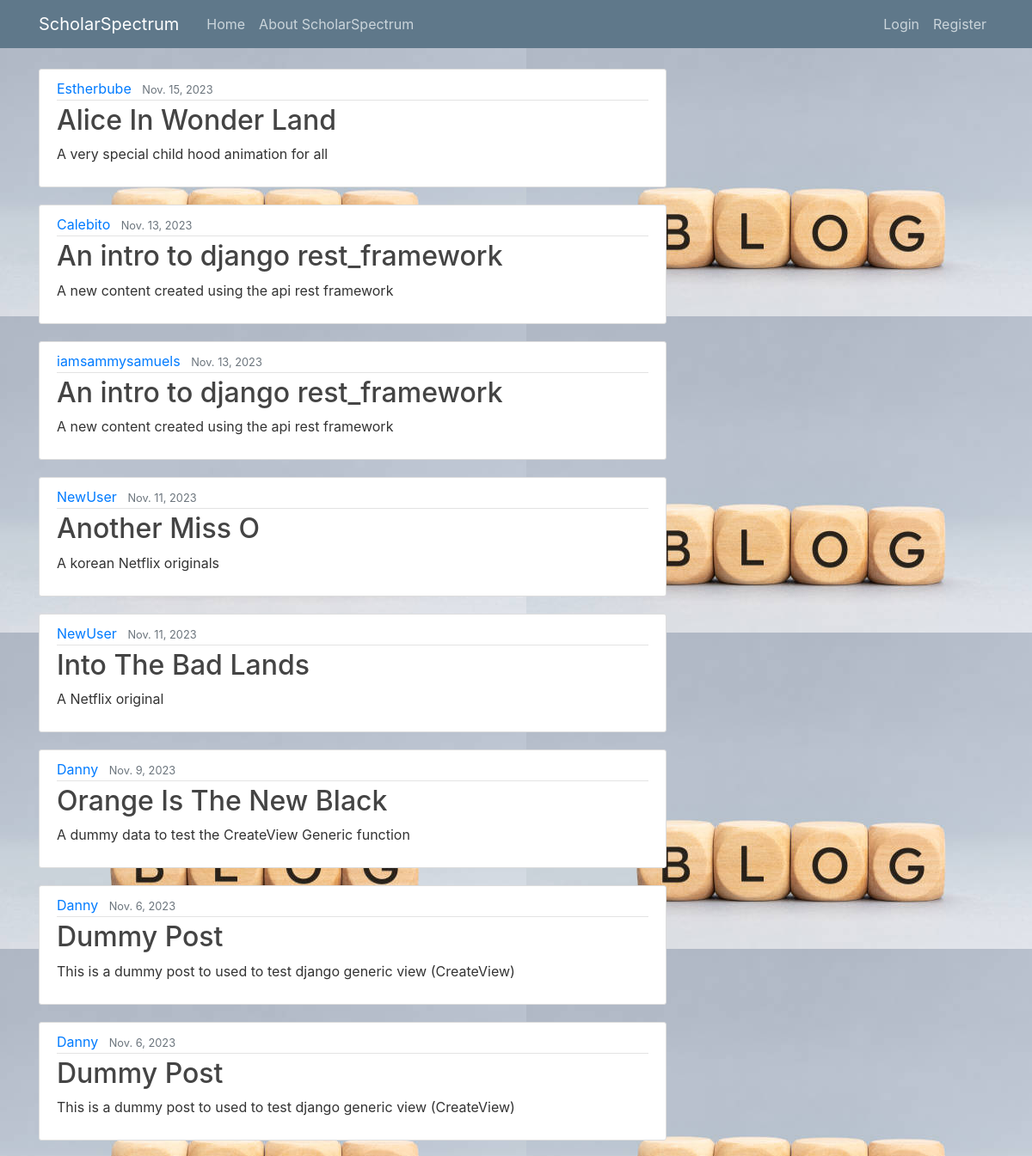
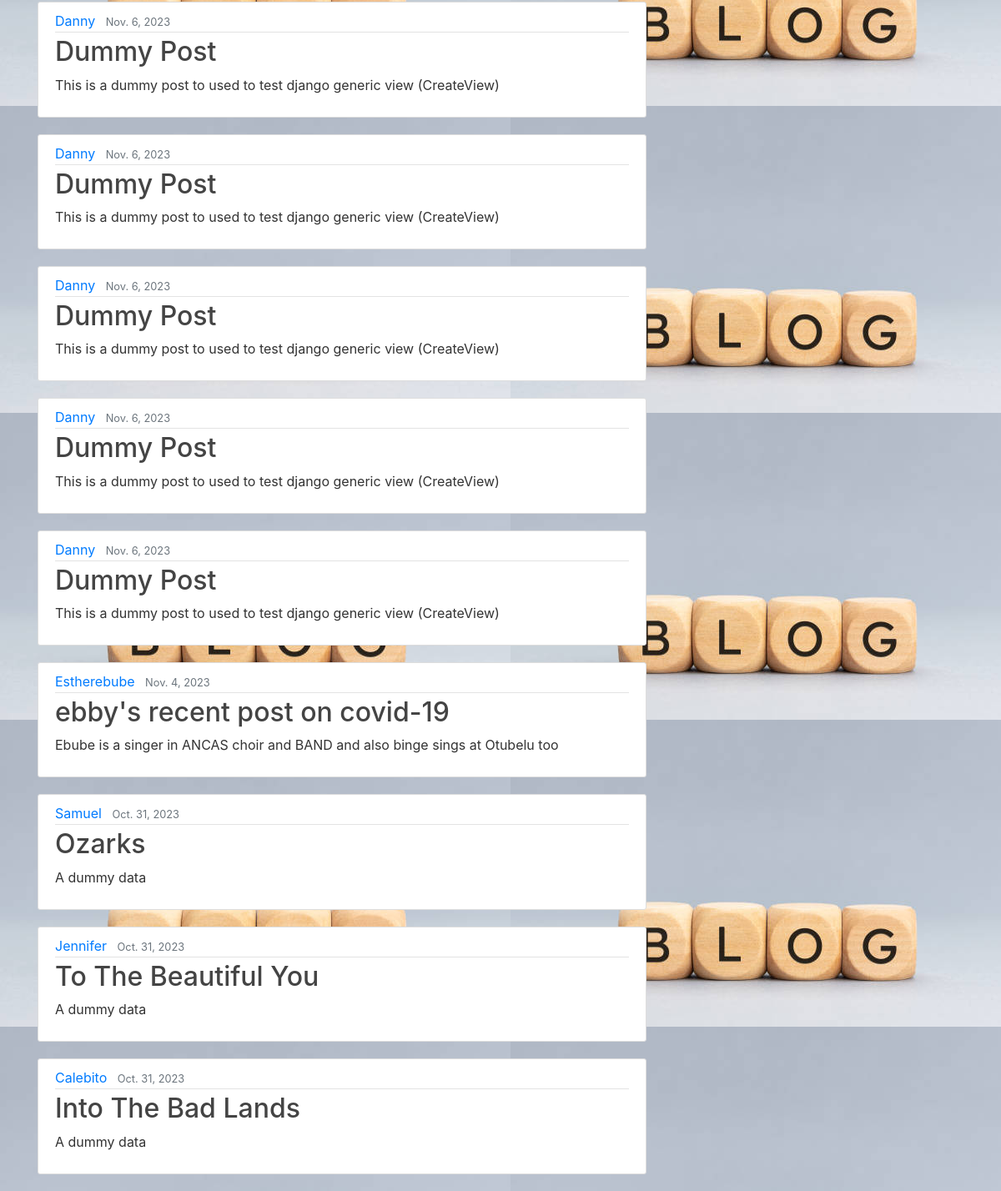
The page / on the database its author committed (2 pictures, top to bottom).
### blog_app/models/post.py (models this page shows, shortened)
class Post(BaseModel):
    title = models.CharField(max_length=100, null=True)
    content = models.TextField(null=True)
    author = models.ForeignKey(User, on_delete=models.CASCADE)

### blog_app/views.py (the view)
# urls.py: path('', PostListView.as_view(), name="index"),
class PostListView(ListView):
    model = Post
    template_name = 'blog_app/index.html'
    context_object_name = 'posts'
    ordering = ['-created_at']

### blog_app/templates/blog_app/index.html
{% extends 'blog_app/base.html' %}
{% load static %}
{% block content %}
    {% for posts in posts %}
        <article class="media content-section">
            <div class="media-body">
            <div class="article-metadata">
                <a class="mr-2" href="#">{{ posts.author }}</a>
                <small class="text-muted">{{ posts.created_at | date }}</small>
            </div>
            <h2><a class="article-title" href="{% url 'blog_app:post-detail' posts.pk %}">{{ posts.title }}</a></h2>
            <p class="article-content">{{ posts.content }}</p>
            </div>
        </article>
    {% endfor %}
{% endblock content %}

### blog_app/templates/blog_app/base.html (shortened to what this page needs)
{% load static %}
<!DOCTYPE html>
<html lang="en">
<head>
    <link rel="stylesheet" href="https://cdn.jsdelivr.net/npm/bootstrap@4.0.0/dist/css/bootstrap.min.css">
    <link rel="stylesheet" type="text/css", href="{% static 'blog_app/css/main.css' %}">
</head>
<body style="background-image: url('{% static "/blog_app/img/blg_img.jpg" %}');">
    {% include 'blog_app/partials/_header.html' %}
    <main role="main" class="container">
        <div class="row">
          <div class="col-md-8">
            {% block content %}{% endblock %}
          </div>
        </div>
      </main>
</body>
</html>

### blog_app/templates/blog_app/partials/_header.html (shortened to what this page needs)
{% load static %}
<header class="site-header">
    <nav class="navbar navbar-expand-md navbar-dark bg-steel fixed-top">
      <div class="container">
        <a class="navbar-brand mr-4" href="/">ScholarSpectrum</a>
        <div class="collapse navbar-collapse" id="navbarToggle">
          <div class="navbar-nav mr-auto">
            <a class="nav-item nav-link" href="{% url 'blog_app:index' %}">Home</a>
            <a class="nav-item nav-link" href="{% url 'blog_app:about' %}">About ScholarSpectrum</a>
          </div>
          <div class="navbar-nav">
            {% if user.is_authenticated %}
              <a class="nav-item nav-link" href="{% url 'blog_app:post-create' %}">New Post</a>
              <a class="nav-item nav-link" href="{% url 'profile' %}">Profile</a>
              <a class="nav-item nav-link" href="{% url 'logout' %}">Logout</a>
            {% else %}
              <a class="nav-item nav-link" href="{% url 'login' %}">Login</a>
              <a class="nav-item nav-link" href="{% url 'register' %}">Register</a>
            {% endif %}
        </div>
      </div>
    </nav>
  </header>

### static/blog_app/css/main.css (style rules this page uses)
body { background: #fafafa; color: #333333; margin-top: 5rem; }
h1, h2, h3, h4, h5, h6 { color: #444444; }
.bg-steel { background-color: #5f788a; }
.site-header .navbar-nav .nav-link { color: #cbd5db; }
.content-section { background: #ffffff; padding: 10px 20px; border: 1px solid #dddddd; border-radius: 3px; margin-bottom: 20px; }
.article-title { color: #444444; }
.article-content { white-space: pre-line; }
.article-metadata { padding-bottom: 1px; margin-bottom: 4px; border-bottom: 1px solid #e3e3e3 }

### rows shown on the page
Post: author "Estherbube", created_at "Nov. 15, 2023", title "Alice In Wonder Land", content "A very special child hood animation for all"
Post: author "Calebito", created_at "Nov. 13, 2023", title "An intro to django rest_framework", content "A new content created using the api rest framework"
Post: author "iamsammysamuels", created_at "Nov. 13, 2023", title "An intro to django rest_framework", content "A new content created using the api rest framework"
Post: author "NewUser", created_at "Nov. 11, 2023", title "Another Miss O", content "A korean Netflix originals"
Post: author "NewUser", created_at "Nov. 11, 2023", title "Into The Bad Lands", content "A Netflix original"
Post: author "Danny", created_at "Nov. 9, 2023", title "Orange Is The New Black", content "A dummy data to test the CreateView Generic function"
Post: author "Danny", created_at "Nov. 6, 2023", title "Dummy Post", content "This is a dummy post to used to test django generic view (CreateView)"
Post: author "Danny", created_at "Nov. 6, 2023", title "Dummy Post", content "This is a dummy post to used to test django generic view (CreateView)"
Post: author "Danny", created_at "Nov. 6, 2023", title "Dummy Post", content "This is a dummy post to used to test django generic view (CreateView)"
Post: author "Danny", created_at "Nov. 6, 2023", title "Dummy Post", content "This is a dummy post to used to test django generic view (CreateView)"
Post: author "Danny", created_at "Nov. 6, 2023", title "Dummy Post", content "This is a dummy post to used to test django generic view (CreateView)"
Post: author "Danny", created_at "Nov. 6, 2023", title "Dummy Post", content "This is a dummy post to used to test django generic view (CreateView)"
Post: author "Danny", created_at "Nov. 6, 2023", title "Dummy Post", content "This is a dummy post to used to test django generic view (CreateView)"
Post: author "Estherebube", created_at "Nov. 4, 2023", title "ebby's recent post on covid-19", content "Ebube is a singer in ANCAS choir and BAND and also binge sings at Otubelu too"
Post: author "Samuel", created_at "Oct. 31, 2023", title "Ozarks", content "A dummy data"
Post: author "Jennifer", created_at "Oct. 31, 2023", title "To The Beautiful You", content "A dummy data"
Post: author "Calebito", created_at "Oct. 31, 2023", title "Into The Bad Lands", content "A dummy data"
